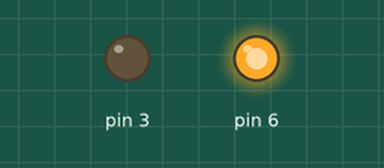
This sketch was run on a simulated Arduino Uno, built with avr-gcc and run on an emulated ATmega328P. Parts: output pins drawn as LEDs (lit = HIGH).

Above: at 1.0 s.
At 3.5 s:
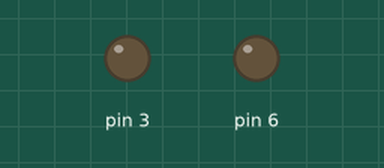
At 6.0 s:
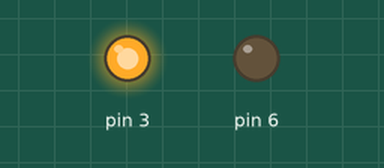
At 9.5 s:
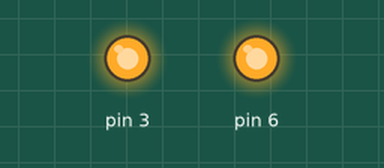
Timing chart, 0 to 15.6 s (numbered marks = the images above):
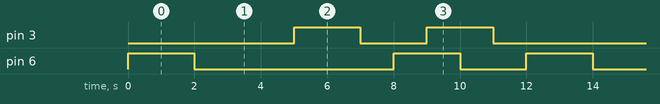

Measured:
- by itself, pin 3: repeats every 12.0 s: LOW 2.0 s, HIGH 2.0 s, LOW 6.0 s, HIGH 2.0 s
- by itself, pin 6: repeats every 12.0 s: LOW 6.0 s, HIGH 2.0 s, LOW 2.0 s, HIGH 2.0 s
- by itself, everything shown: repeats every 12.0 s, in 8 steps

The sketch:

prb01.ino
```cpp
void setup() {
  // put your setup code here, to run on
  pinMode(3, OUTPUT);
  pinMode(6, OUTPUT);

}

void loop() {
  // put your main code here, to run repeatedly:
 digitalWrite(6, HIGH);
 delay (1000);
 digitalWrite(3, LOW);
 delay (1000);

 digitalWrite(6, LOW);
 delay (1000);
 digitalWrite(3, LOW);
 delay (1000);

 digitalWrite(6, LOW);
 delay (1000);
 digitalWrite(3, HIGH);
 delay (1000);

 digitalWrite(6, LOW);
 delay (1000);
 digitalWrite(3, LOW);
 delay (1000);

 digitalWrite(6, HIGH);
 delay (1000);
 digitalWrite(3, HIGH);
 delay (1000);

 digitalWrite(6, LOW);
 delay (1000);
 digitalWrite(3, LOW);
 delay (1000);
}
```
